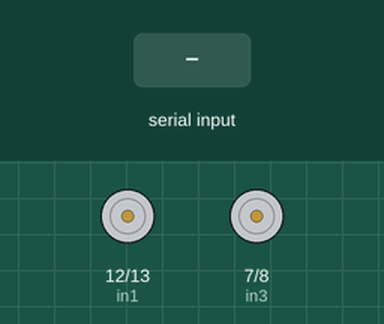
This sketch was run on a simulated Arduino Uno, built with avr-gcc and run on an emulated ATmega328P. Parts: motor-driver pin pairs drawn as motors (green arrow = first pin HIGH = forward, orange = second pin HIGH = backward, longer = more drive, scaled by the enable pin). The test bench sets the inputs (shaded band). What the sketch prints to the serial monitor is not drawn.

Above: at 1.2 s.
1.3 s: "B" received over Serial
At 1.9 s:
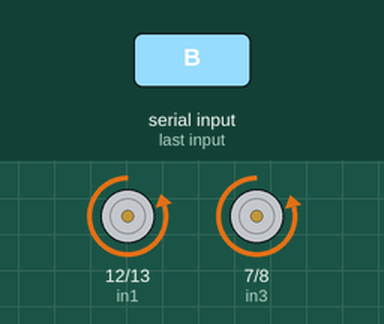
2.8 s: "S" received over Serial
At 3.8 s:
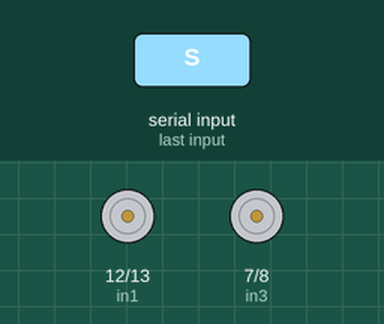
4.3 s: "F" received over Serial
At 4.8 s:
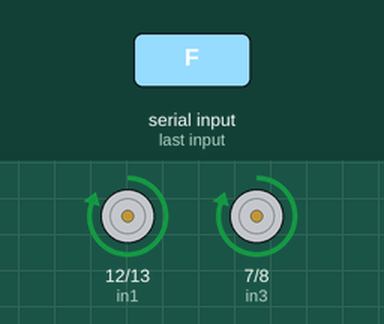
5.8 s: "m" received over Serial
At 6.4 s:
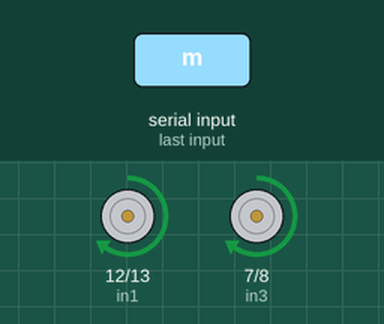
7.3 s: "s" received over Serial
At 8.5 s:
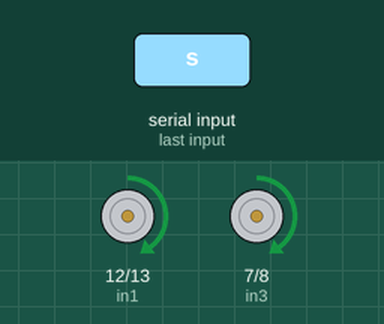
8.8 s: "f" received over Serial
At 9.7 s:
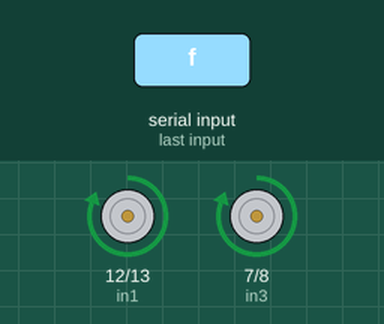
Timing chart, 0 to 11.3 s (numbered marks = the images above; inputs shaded):
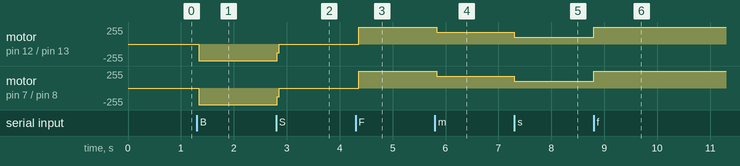

The sketch:

RobotClimbB.ino
```cpp
// This program controls a treaded robot
// The user has the ability to make the robot go forwards, backwards, and stop
// The user can also control the speed of the robot

int state;          // Variable for Bluetooth Input
int enA = 11;       // Right Motor enabled on pin 11
int in1 = 12;
int in2 = 13;
int enB = 6;        // Left Motor enabled on pin 6
int in3 = 7;
int in4 = 8;
int speed = 255;          // Integer to keep track of motor's speed
boolean on = false; // Boolean for if the motor is on or off

void setup() {
  Serial.begin(9600);    // Begins Bluetooth Communication

  //Setting selected pins to output mode
  pinMode(enA, OUTPUT);  // Right Motor
  pinMode(in1, OUTPUT);
  pinMode(in2, OUTPUT);
  pinMode(enB, OUTPUT);  // Left Motor
  pinMode(in3, OUTPUT);
  pinMode(in4, OUTPUT);

  // Set initial rotation direction
  digitalWrite(in1, LOW); // Right Motor
  digitalWrite(in2, HIGH);
  digitalWrite(in3, LOW); // Left Motor
  digitalWrite(in4, HIGH);

  // Set inital power of motor to 0. Can be any value from 0 (OFF) - 255 (FULL POWER).
  analogWrite(enA, 0);   // Right Motor
  analogWrite(enB, 0);   // Left Motor
}

void loop() {
  if (Serial.available() > 0) { // Check for a connection to the Bluetooth module
    state = Serial.read();      // Read data sent to the Bluetooth module
  }
  // Stops robot
  if (state == 'S') {
    motorOff();
    Serial.print("stop");
  }
  // Moves robot backwards
  if (state == 'B') {
    motorOff();
    voltBack();
    motorOn(speed);
    Serial.print("back");
  }

  // Moves Robot forward
  if (state == 'F') {
    motorOff();
    voltFor();
    motorOn(speed);
    Serial.print("forward");
  }

  //Sets the speed to medium
  if (state == 'm') {
    speed = 175;
    if(on) {
      motorOn(speed);
    }
  }

  //Sets the speed to fast
  if (state == 'f') {
    speed = 255;
    if(on) {
      motorOn(speed);
    }
  }

  //Sets the speed to sl
  if (state == 's') {
    speed = 100;
    if(on) {
      motorOn(speed);
    }
  }
}

// This method changes the polarity of the voltage, making the motors move forward
void voltFor() {
  digitalWrite(in1, HIGH);
  digitalWrite(in2, LOW);
  digitalWrite(in3, HIGH);
  digitalWrite(in4, LOW);
}

// This method changes the polarity of the voltage, making the motors move backwards
void voltBack() {
  digitalWrite(in1, LOW);
  digitalWrite(in2, HIGH);
  digitalWrite(in3, LOW);
  digitalWrite(in4, HIGH);
}

// This method turns the motors on to a user inputted speed(1 - 255)
void motorOn(int speed) {
  on = true;
  analogWrite(enA, speed);
  analogWrite(enB, speed);
}

// This method turns the motors off
void motorOff() {
  on = false;
  analogWrite(enB, 0);
  analogWrite(enA, 0);
}
```

Measured:
- after the input at 1.3 s, motor on pin 12 (in1) / pin 13 (in2): stopped → backward 251/255 at once; motor on pin 7 (in3) / pin 8 (in4): stopped → backward 249/255 at once
- after the input at 2.8 s, motor on pin 12 (in1) / pin 13 (in2): backward 251/255 → stopped at once; motor on pin 7 (in3) / pin 8 (in4): backward 249/255 → stopped at once
- after the input at 4.3 s, motor on pin 12 (in1) / pin 13 (in2), motor on pin 7 (in3) / pin 8 (in4): stopped → forward 254/255 after 0.06 s
- after the input at 5.8 s, motor on pin 12 (in1) / pin 13 (in2), motor on pin 7 (in3) / pin 8 (in4): forward 254/255 → forward 175/255 at once
- after the input at 7.3 s, motor on pin 12 (in1) / pin 13 (in2), motor on pin 7 (in3) / pin 8 (in4): forward 175/255 → forward 100/255 at once
- after the input at 8.8 s, motor on pin 12 (in1) / pin 13 (in2), motor on pin 7 (in3) / pin 8 (in4): forward 100/255 → forward 255/255 at once
